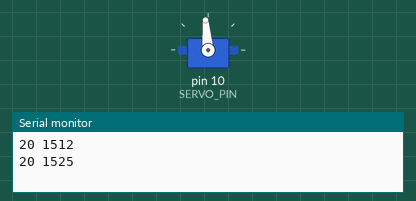
The sketch below on a simulated Arduino Uno, built with avr-gcc and run on an emulated ATmega328P. On the bench: servo, the last lines printed to the serial monitor.

Above: at 0.05 s.
At 2.4 s:
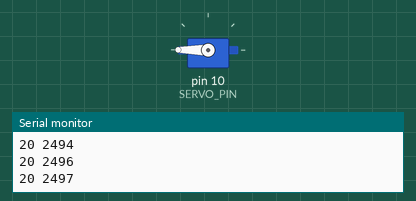
At 4.75 s:
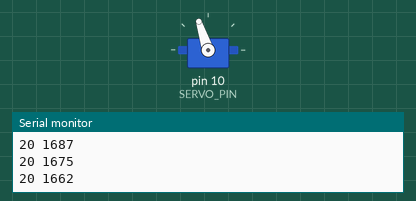
At 9.85 s:
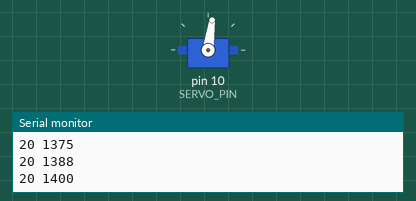
Timing chart, 0 to 13.0 s (numbered marks = the images above):
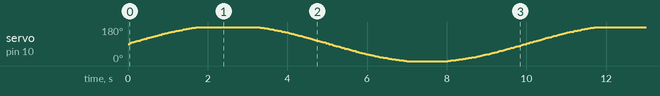

The sketch:

servo_sweep.ino
```cpp
#include <Servo.h>

Servo servo;

const int SERVO_PIN = 10;
const unsigned long BAUD_RATE = 115200;

const float frequency = 0.1;  // in Hz

unsigned long initial_time = millis();
unsigned long now = initial_time;
unsigned long last = initial_time;
long time_since_last = 0;
long time_since_begin = 0;

const int SERVO_CMD_MIN = 500;  // in microseconds
const int SERVO_CMD_MAX = 2500;  // in microseconds

const int DT = 20;               // in milliseconds

double x;
long y;
long servo_out;

void setup() {
  Serial.begin(BAUD_RATE);
  servo.attach(SERVO_PIN);
}

void loop() {
  now = millis();
  time_since_last = now - last;
  if (time_since_last >= DT){
    Serial.print(time_since_last);
    Serial.print(" ");
    time_since_begin = now - initial_time;
    x = sin(2*PI*frequency*time_since_begin/1000);
    y = 1000*x;
    servo_out = map(y, -1000, 1000, SERVO_CMD_MIN, SERVO_CMD_MAX);
    Serial.println(servo_out);
    servo.writeMicroseconds(servo_out);
    last = now;
  }
  else{
    delay(1);
  }
}
```
